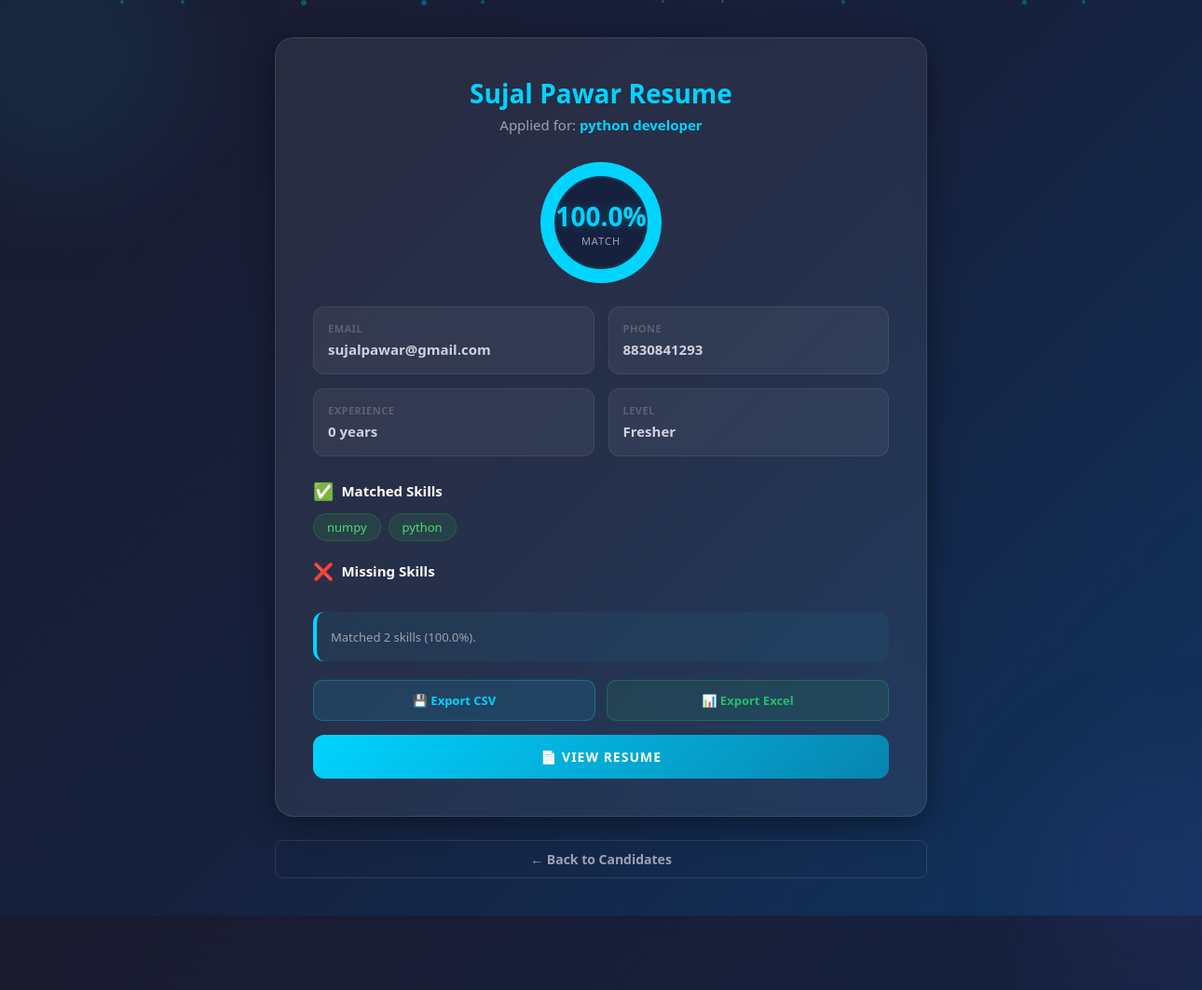
/candidate/43/ (signed in), run on the app's committed database.
### accounts/models.py (models this page shows, shortened)
class Candidate(models.Model):
    EXPERIENCE_LEVELS = [
        ('Fresher', 'Fresher'),
        ('Junior', 'Junior'),
        ('Senior', 'Senior'),
    ]
    name = models.CharField(max_length=200)
    email = models.EmailField()
    phone = models.CharField(max_length=20, blank=True)
    experience_years = models.IntegerField(default=0)
    experience_level = models.CharField(
        max_length=20, choices=EXPERIENCE_LEVELS, default='Fresher'
    )
    resume_path = models.FileField(upload_to='resumes/')
    applied_job = models.ForeignKey(Job, on_delete=models.CASCADE)
    created_at = models.DateTimeField(auto_now_add=True)

class Job(models.Model):
    title = models.CharField(max_length=200)
    description = models.TextField()
    created_at = models.DateTimeField(auto_now_add=True)

class Score(models.Model):
    candidate = models.ForeignKey(Candidate, on_delete=models.CASCADE)
    job = models.ForeignKey(Job, on_delete=models.CASCADE)
    matching_score = models.FloatField(default=0.0)
    matched_skills = models.TextField(blank=True)
    missing_skills = models.TextField(blank=True)
    explanation = models.TextField(blank=True)
    created_at = models.DateTimeField(auto_now_add=True)

### accounts/views.py (the view)
# urls.py: path('candidate/<int:candidate_id>/', views.candidate_detail_view, name='candidate_detail'),
def candidate_detail_view(request, candidate_id):
    if 'user_id' not in request.session:
        return redirect('/?mode=login')
    candidate = get_object_or_404(Candidate.objects.select_related('applied_job'), id=candidate_id)
    score = candidate.score_set.first()
    return render(request, 'pages/candidate_detail.html', {'candidate': candidate, 'score': score})

### accounts/templatetags/custom_filters.py (called while the page is built)
@register.filter
def split(value, arg):
    if value:
        return value.split(arg)
    return []

### accounts/templates/pages/candidate_detail.html (shortened to what this page needs)
<!DOCTYPE html>
<html lang="en">
<head>
    {% load static %}
    {% load custom_filters %}
</head>
<body>
    <div class="particles">
        <div class="particle"></div><div class="particle"></div><div class="particle"></div>
        <div class="particle"></div><div class="particle"></div><div class="particle"></div>
        <div class="particle"></div><div class="particle"></div><div class="particle"></div><div class="particle"></div>
    </div>
    <div class="orb orb-1"></div>
    <div class="orb orb-2"></div>
    <div class="detail-container">
        <div class="detail-card">
            <div class="header-section">
                <h1>{{ candidate.name }}</h1>
                <p>Applied for: <span>{{ candidate.applied_job.title }}</span></p>
            </div>
            {% if score %}
            <div class="score-circle">
                <div class="score-circle-inner">
                    <span class="num">{{ score.matching_score }}%</span>
                    <span class="lbl">Match</span>
                </div>
            </div>
            {% else %}
            <p class="no-score">Score not calculated yet.</p>
            {% endif %}
            <div class="info-grid">
                <div class="info-item">
                    <label>Email</label>
                    <span>{{ candidate.email }}</span>
                </div>
                <div class="info-item">
                    <label>Phone</label>
                    <span>{% if candidate.phone %}{{ candidate.phone }}{% else %}Not provided{% endif %}</span>
                </div>
                <div class="info-item">
                    <label>Experience</label>
                    <span>{{ candidate.experience_years }} years</span>
                </div>
                <div class="info-item">
                    <label>Level</label>
                    <span>{{ candidate.experience_level }}</span>
                </div>
            </div>
            {% if score %}
            <div class="skills-section">
                <h3><span class="icon">&#9989;</span> Matched Skills</h3>
                <div class="skill-tags">
                    {% for skill in score.matched_skills|split:", " %}
                        <span class="tag matched">{{ skill }}</span>
                    {% endfor %}
                </div>
            </div>
            <div class="skills-section">
                <h3><span class="icon">&#10060;</span> Missing Skills</h3>
            </div>
            <div class="explanation-box">
                <small>{{ score.explanation }}</small>
            </div>
            {% endif %}
            <div class="export-actions">
                <a href="{% url 'export_csv' candidate.applied_job.id %}" class="export-btn">&#128190; Export CSV</a>
                <a href="{% url 'export_excel' candidate.applied_job.id %}" class="export-btn excel">&#128202; Export Excel</a>
            </div>
            <a href="{{ candidate.resume_path.url }}" class="resume-btn" target="_blank">&#128196; View Resume</a>
        </div>
        <a href="{% url 'candidate_upload' job_id=candidate.applied_job.id %}" class="nav-link">&#8592; Back to Candidates</a>
    </div>
</body>
</html>

### data on the page
Candidate: name "Sujal Pawar Resume", applied_job "python developer", email "sujalpawar@gmail.com", phone "8830841293", experience_years "0", experience_level "Fresher"
Score: matching_score "100.0", explanation "Matched 2 skills (100.0%)."

### other printed values
{{ skill }} "numpy" "python"
